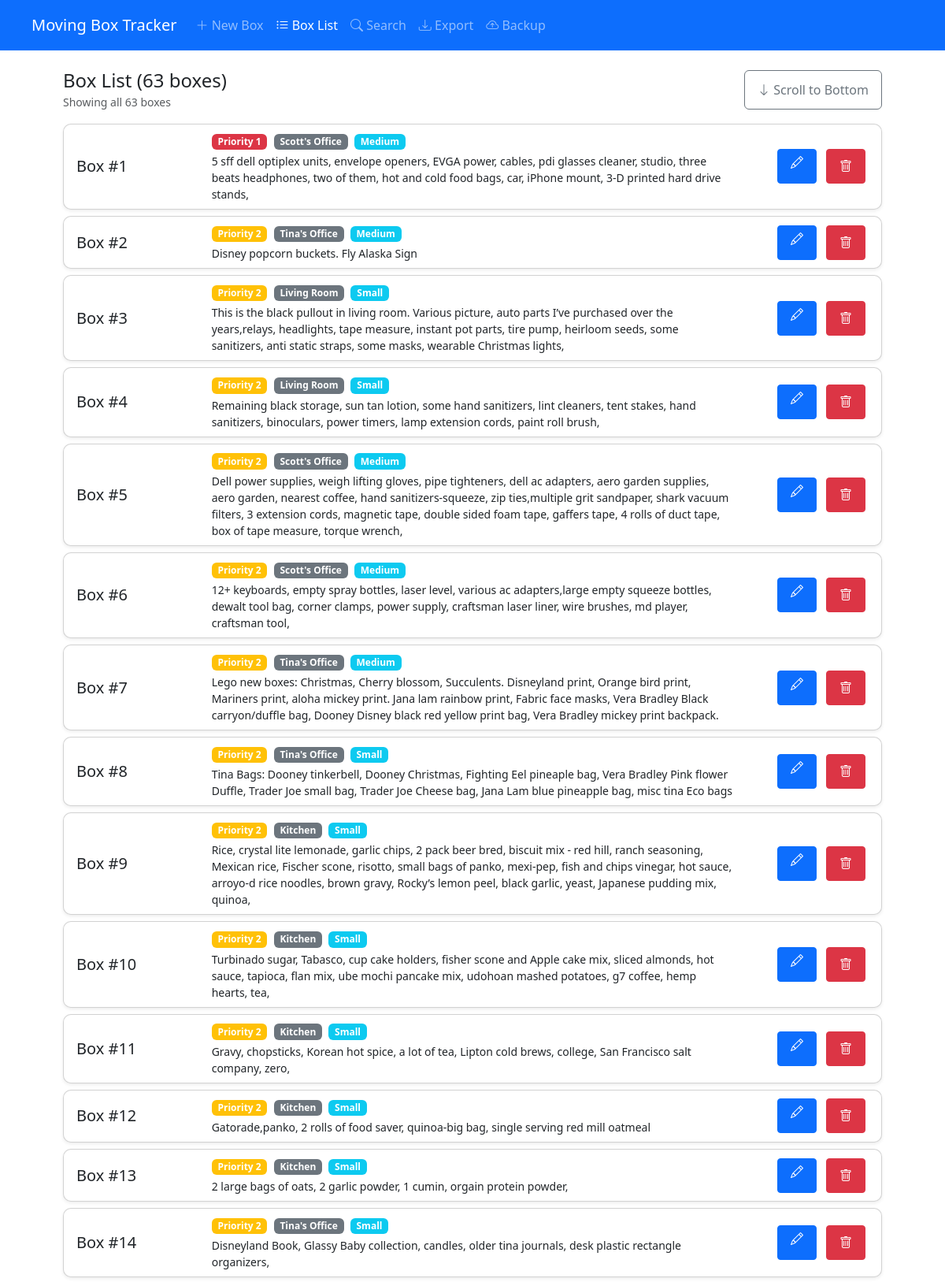
Page /list (upper part) on the committed database.
### tables this page shows
CREATE TABLE boxes (
    id INTEGER PRIMARY KEY AUTOINCREMENT,
    box_number INTEGER UNIQUE,
    priority TEXT,
    box_size TEXT,
    description TEXT,
    created_at TIMESTAMP,
    last_modified TIMESTAMP,
    is_deleted BOOLEAN DEFAULT 0
, category_id INTEGER REFERENCES categories(id), category TEXT);

### simplified_app.py (the view)
@app.route('/boxes')
@app.route('/list')
def list_boxes():
    logger.log_request(request, '/boxes')
    print("=" * 50)
    print("LIST_BOXES ROUTE CALLED")
    print(f"Request args: {dict(request.args)}")
    print("=" * 50)
    box_number = request.args.get('box_number')
    priority = request.args.get('priority')
    category = request.args.get('category')
    box_size = request.args.get('box_size')
    description = request.args.get('description')
    logger.debug(f"[LIST] Request args: {dict(request.args)}")
    logger.debug(f"[LIST] Request headers: {dict(request.headers)}")
    logger.debug(f"Filters: box_number={box_number}, priority={priority}, category={category}, box_size={box_size}, description={description}")
    print(f"FILTERS: box_number={box_number}, priority={priority}, category={category}, box_size={box_size}, description={description}")
    logger.debug(f"[LIST] Calling count_boxes with params: box_number={box_number}, priority={priority}, category={category}, box_size={box_size}, description={description}")
    total = count_boxes(
        box_number=box_number,
        priority=priority,
        category=category,
        box_size=box_size,
        description=description
    )
    logger.debug(f"[LIST] count_boxes returned total_boxes={total}")
    print(f"COUNT_BOXES RETURNED: {total}")
    logger.debug(f"[LIST] Calling get_boxes with params: box_number={box_number}, priority={priority}, category={category}, box_size={box_size}, description={description}, limit=None, skip=None")
    boxes_data = get_boxes(
        box_number=box_number,
        priority=priority,
        category=category,
        box_size=box_size,
        description=description,
        limit=None,
        skip=None
    )
    logger.debug(f"[LIST] get_boxes returned {len(boxes_data)} boxes")
    logger.debug(f"[LIST] First 5 box numbers: {[box['box_number'] for box in boxes_data[:5]]}")
    print(f"GET_BOXES RETURNED: {len(boxes_data)} boxes")
    if boxes_data:
        box_numbers = [box['box_number'] for box in boxes_data]
        print(f"BOX NUMBERS: {sorted(box_numbers)}")
    print("=" * 50)
    logger.debug(f"Total boxes from count: {total}")
    logger.debug(f"Actual boxes returned: {len(boxes_data)}")
    categories = get_categories()
    logger.log_response(200, '/boxes')
    response = make_response(render_template(
        'list.html',
        boxes=[dict(box) for box in boxes_data],
        total_boxes=total,
        get_priority_color=get_priority_color,
        current_filters={
            'box_number': box_number,
            'priority': priority,
            'category': category,
            'box_size': box_size,
            'description': description
        },
        categories=categories
    ))
    response.headers['Cache-Control'] = 'no-store, no-cache, must-revalidate, max-age=0'
    return response

### logger.py (called while the page is built)
def debug(message, *args, **kwargs):
    logger.debug(message, *args, **kwargs)

def info(message, *args, **kwargs):
    logger.info(message, *args, **kwargs)

def log_request(request, route):
    info(f"Request: {request.method} {route} - IP: {request.remote_addr}")

def log_response(status_code, route):
    if status_code >= 400:
        warning(f"Response: {status_code} for {route}")
    else:
        info(f"Response: {status_code} for {route}")

### simplified_app.py (called while the page is built)
def get_db():
    db = getattr(g, '_database', None)
    if db is None:
        db = g._database = sqlite3.connect(app.config['DATABASE'])
        db.row_factory = sqlite3.Row
        db.execute('PRAGMA max_page_count = 2147483646')
        db.execute('PRAGMA page_size = 4096')
        db.execute('PRAGMA cache_size = -2000')  # Use 2MB of memory for page cache
        db.execute('PRAGMA temp_store = MEMORY')  # Store temp tables and indices in memory
        db.execute('PRAGMA journal_mode = WAL')  # Use WAL mode for better concurrency
        db.execute('PRAGMA synchronous = NORMAL')  # Fsync only at critical moments
        db.execute('PRAGMA mmap_size = 268435456')  # Use memory mapping for reading, up to 256MB
        logger.debug(f"Connected to database: {app.config['DATABASE']}")
        logger.debug("SQLite pragmas set for optimal performance")
    return db

@app.teardown_appcontext
def close_connection(exception):
    db = getattr(g, '_database', None)
    if db is not None:
        db.close()
        logger.debug("Database connection closed")

def get_priority_color(priority):
    priority_colors = {
        "Priority 1": "danger",
        "Priority 2": "warning",
        "Important": "primary",
        "Store": "success"
    }
    return priority_colors.get(priority, "secondary")

def get_categories():
    return query_db('SELECT id, name FROM categories ORDER BY name')

### templates/list.html (shortened to what this page needs)
{% extends "base.html" %}
{% block content %}
<div class="container-fluid mt-4">
    <div class="row">
        <div class="col-12">
            <div class="d-flex justify-content-between align-items-center mb-3">
                <div>
                    <h2 class="h4 mb-0">Box List ({{ total_boxes }} boxes)</h2>
                    <small class="text-muted">Showing all {{ total_boxes }} boxes</small>
                </div>
                <div class="d-flex flex-wrap gap-2">
                    <button id="scrollToBottomBtn" class="btn btn-outline-secondary">
                        <i class="bi bi-arrow-down"></i> Scroll to Bottom
                    </button>
                </div>
            </div>
            <div id="box-list" class="box-list">
                {% for box in boxes %}
                <div class="card mb-2 box-card" data-box-number="{{ box.box_number }}">
                    <div class="card-body py-2">
                        <div class="row align-items-center">
                            <div class="col-12 col-sm-2">
                                <h5 class="card-title mb-1 mb-sm-0">Box #{{ box.box_number }}</h5>
                            </div>
                            <div class="col-12 col-sm-8">
                                <div class="mb-1 mb-sm-0">
                                    <span class="badge bg-{{ get_priority_color(box.priority) }} me-1">{{ box.priority }}</span>
                                    <span class="badge bg-secondary me-1">{{ box.category }}</span>
                                    <span class="badge bg-info">{{ box.box_size }}</span>
                                </div>
                                <p class="card-text mb-0 mt-1 small">{{ box.description }}</p>
                            </div>
                            <div class="col-12 col-sm-2 mt-1 mt-sm-0">
                                <div class="d-flex gap-1 justify-content-start justify-content-sm-end">
                                    <a href="/edit/{{ box.id }}" class="btn btn-sm btn-primary py-1" title="Edit Box">
                                        <i class="bi bi-pencil"></i>
                                    </a>
                                    <button class="btn btn-sm btn-danger delete-box py-1" data-box-id="{{ box.id }}" title="Delete Box">
                                        <i class="bi bi-trash"></i>
                                    </button>
                                </div>
                            </div>
                        </div>
                    </div>
                </div>
                {% endfor %}
            </div>
        </div>
    </div>
</div>
{% endblock %}

### static/css/styles.css (style rules this page uses)
.card { box-shadow: 0 0.125rem 0.25rem rgba(0, 0, 0, 0.075); border-radius: 10px; margin-bottom: 1.5rem; }
.btn-sm { margin: 0 0.25rem; }
.container, .container-fluid { padding-left: 2.5rem; padding-right: 2.5rem; }

### templates/base.html (style rules this page uses)
body { font-size: 16px; -webkit-text-size-adjust: 100%; padding-bottom: 70px; touch-action: manipulation; }
button, input, select, textarea, .btn, .form-control, .form-select { min-height: 44px; font-size: 16px; }
.nav-link, .btn { padding: 0.75rem 1rem; }

### rows in the picture
boxes: box_number "1", priority "Priority 1", category "Scott's Office", box_size "Medium", description "5 sff dell optiplex units, envelope openers, EVGA power, cables, pdi glasses cleaner, studio, three beats headphones, two of them, hot and cold food bags, car, iPhone mount, 3-D printed hard drive stands,"
boxes: box_number "2", priority "Priority 2", category "Tina's Office", box_size "Medium", description "Disney popcorn buckets. Fly Alaska Sign"
boxes: box_number "3", priority "Priority 2", category "Living Room", box_size "Small", description "This is the black pullout in living room. Various picture, auto parts I’ve purchased over the years,relays, headlights, tape measure, instant pot parts, tire pump, heirloom seeds, some sanitizers, anti static straps, some masks, wearable Christmas lights,"
boxes: box_number "4", priority "Priority 2", category "Living Room", box_size "Small", description "Remaining black storage, sun tan lotion, some hand sanitizers, lint cleaners, tent stakes, hand sanitizers, binoculars, power timers, lamp extension cords, paint roll brush,"
boxes: box_number "5", priority "Priority 2", category "Scott's Office", box_size "Medium", description "Dell power supplies, weigh lifting gloves, pipe tighteners, dell ac adapters, aero garden supplies, aero garden, nearest coffee, hand sanitizers-squeeze, zip ties,multiple grit sandpaper, shark vacuum filters, 3 extension cords, magnetic tape, double sided foam tape, gaffers tape, 4 rolls of duct tape, box of tape measure, torque wrench,"
boxes: box_number "6", priority "Priority 2", category "Scott's Office", box_size "Medium", description "12+ keyboards, empty spray bottles, laser level, various ac adapters,large empty squeeze bottles, dewalt tool bag, corner clamps, power supply, craftsman laser liner, wire brushes, md player, craftsman tool,"
boxes: box_number "7", priority "Priority 2", category "Tina's Office", box_size "Medium", description "Lego new boxes: Christmas, Cherry blossom, Succulents. Disneyland print, Orange bird print, Mariners print, aloha mickey print. Jana lam rainbow print, Fabric face masks, Vera Bradley Black carryon/duffle bag, Dooney Disney black red yellow print bag, Vera Bradley mickey print backpack."
boxes: box_number "8", priority "Priority 2", category "Tina's Office", box_size "Small", description "Tina Bags: Dooney tinkerbell, Dooney Christmas, Fighting Eel pineaple bag, Vera Bradley Pink flower Duffle, Trader Joe small bag, Trader Joe Cheese bag, Jana Lam blue pineapple bag, misc tina Eco bags"
boxes: box_number "9", priority "Priority 2", category "Kitchen", box_size "Small", description "Rice, crystal lite lemonade, garlic chips, 2 pack beer bred, biscuit mix - red hill, ranch seasoning, Mexican rice, Fischer scone, risotto, small bags of panko, mexi-pep, fish and chips vinegar, hot sauce, arroyo-d rice noodles, brown gravy, Rocky’s lemon peel, black garlic, yeast, Japanese pudding mix, quinoa,"
boxes: box_number "10", priority "Priority 2", category "Kitchen", box_size "Small", description "Turbinado sugar, Tabasco, cup cake holders, fisher scone and Apple cake mix, sliced almonds, hot sauce, tapioca, flan mix, ube mochi pancake mix, udohoan mashed potatoes, g7 coffee, hemp hearts, tea,"
boxes: box_number "11", priority "Priority 2", category "Kitchen", box_size "Small", description "Gravy, chopsticks, Korean hot spice, a lot of tea, Lipton cold brews, college, San Francisco salt company, zero,"
boxes: box_number "12", priority "Priority 2", category "Kitchen", box_size "Small", description "Gatorade,panko, 2 rolls of food saver, quinoa-big bag, single serving red mill oatmeal"
boxes: box_number "13", priority "Priority 2", category "Kitchen", box_size "Small", description "2 large bags of oats, 2 garlic powder, 1 cumin, orgain protein powder,"
boxes: box_number "14", priority "Priority 2", category "Tina's Office", box_size "Small", description "Disneyland Book, Glassy Baby collection, candles, older tina journals, desk plastic rectangle organizers,"

### other values in the picture
{{ total_boxes }} "63"
